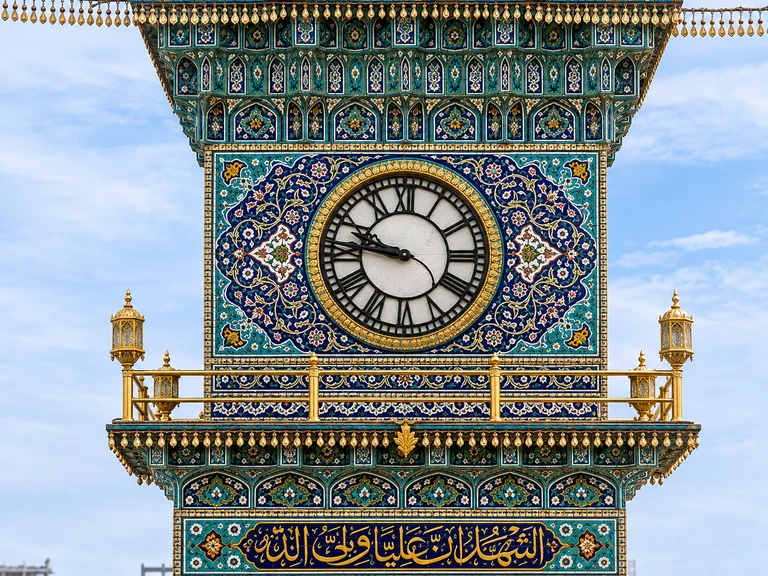
#> input picture design/owner-v130-shrine-clock/ImamAliClock-APP-768w.webp, 768 x 576 px
$ python generate_owner_v130_shrine_clock.py
#> lines starting #> are read from the running program, lines starting #| are printed output that depends on the picture; after the words box and inside, x2 and y2 are one past the last pixel; in counts of white or black regions, pixels touching at a corner belong together
#!/usr/bin/env python3
"""Rebuild only the photographed dial's hand-covered pixels; never modify shrine geometry.

Input is the exact 768x576 owner-approved handoff WebP (Git blob 244e8c1...).
The other owner-provided animated files are references, not runtime playback.
This one-time deterministic preparation creates the small static offline WebP;
the actual moving hands and selected light are implemented in HTML/SVG/JS.
"""
from pathlib import Path
import numpy as np
from PIL import Image, ImageDraw

ROOT = Path(__file__).resolve().parents[1]
SOURCE = ROOT / "design/owner-v130-shrine-clock/ImamAliClock-APP-768w.webp"
OUTPUT = ROOT / "app/src/main/assets/images/pmm_shrine_clock_clean.webp"

raw = np.asarray(Image.open(SOURCE).convert("RGB"))
#> raw is the input picture: shape (576, 768, 3); mean R, G, B 133, 143.4, 148.4
assert raw.shape == (576, 768, 3), raw.shape
out = raw.copy()
cx, cy = 404, 256

# The original physical hands extend beyond the inner ring into a small left arc.
# Replace only this obscured corridor with a mirror sample of the undamaged
# symmetrical Roman-clock band; frame, tile work and shrine are never painted.
mask_pil = Image.new("L", (768, 576), 0)
#> mask_pil: PIL image 768x576 L; every value is 0
draw = ImageDraw.Draw(mask_pil)
draw.polygon([(330, 224), (343, 228), (360, 234), (380, 243),
              (403, 249), (402, 264), (385, 260), (365, 253),
              (344, 248), (325, 242)], fill=255)
draw.line([(338, 252), (391, 258)], fill=255, width=7)
mask = np.asarray(mask_pil)
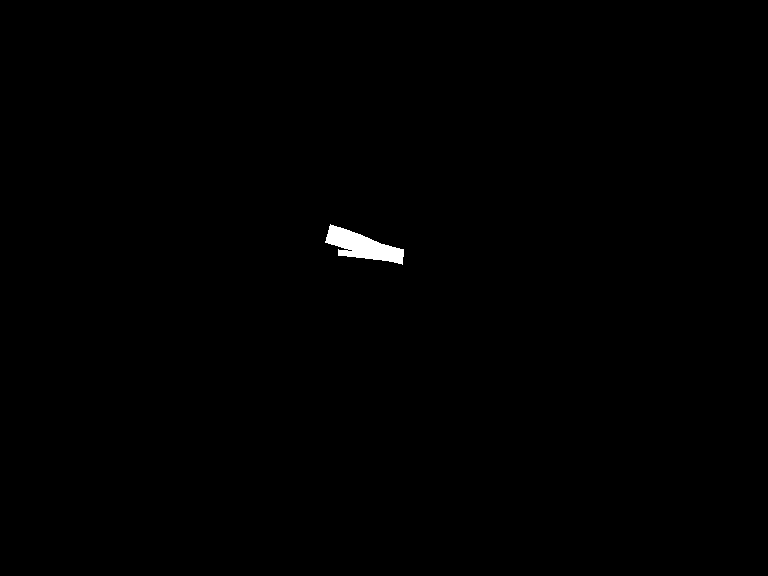
#> mask: shape (576, 768); 0.35% white; 1 white region, box (x1, y1, x2, y2) and area: (325, 224, 404, 265) 1552
ys, xs = np.nonzero(mask)
#> ys = 1552 values from 224 to 264; xs = 1552 values, max 403 at index 937, min 325 at index 449, mean 361.9
for y, x in zip(ys, xs):
    r2 = (x - cx) ** 2 + (y - cy) ** 2
    if 44 ** 2 <= r2 <= 77 ** 2:
        source_x = 2 * cx - x
        if 0 <= source_x < 768:
            out[y, x] = raw[y, source_x]
#> this loop made 1552 passes
#> (y, x, r2, source_x) on passes 11, 12, 13, 18, 19, 20, 21, 22, 23, 24, 25, 30: (226, 334, 5800, 474), (226, 335, 5661, 473), (226, 336, 5524, 472), (227, 333, 5882, 475), (227, 334, 5741, 474), (227, 335, 5602, 473), (227, 336, 5465, 472), (227, 337, 5330, 471), (227, 338, 5197, 470), (227, 339, 5066, 469), (227, 340, 4937, 468), (228, 333, 5825, 475)
#> (r2, source_x) on passes 63 to 68: (5860, 476), (5717, 475), (5576, 474), (5437, 473), (5300, 472), (5165, 471)
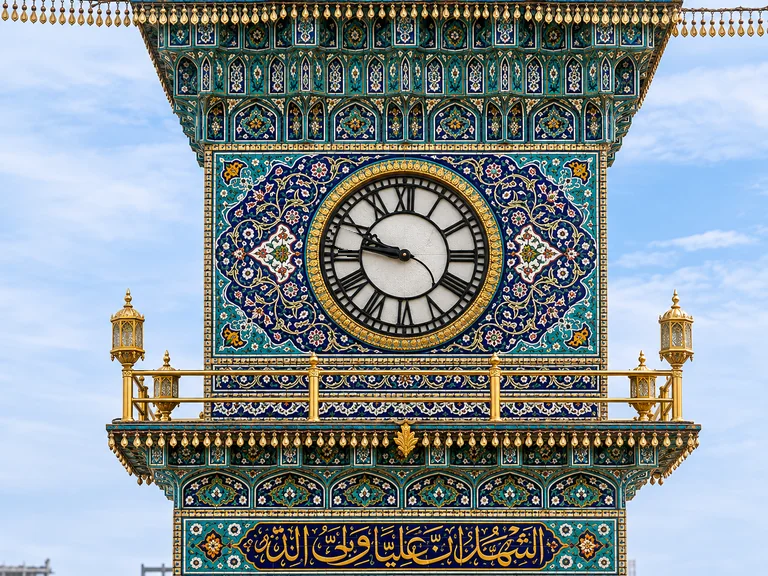
#> out: shape (576, 768, 3); 0.17% of pixels changed, all inside (x1, y1, x2, y2) = (329, 226, 365, 258)

# Restore central pale stone from clean photographed samples only.  The center
# is covered in the original by hour, minute and thin curved hands. Keep the
# original inner ring and its Roman numeral band surrounding this region.
rng = np.random.default_rng(421)
for y in range(210, 305):
    samples = []
    for x in range(409, 448):
        if (x - cx) ** 2 + (y - cy) ** 2 > 37 ** 2:
            continue
        px = raw[y, x].astype(int)
        if px.mean() > 165 and px.max() - px.min() < 30:
            samples.append(px)
    base = np.median(samples, axis=0) if samples else np.array([208, 211, 211])
    for x in range(355, 453):
        dist = ((x - cx) ** 2 + (y - cy) ** 2) ** .5
        if dist >= 44:
            continue
        alpha = min(1.0, max(0.0, (44 - dist) / 3.3))
        color = np.clip(base + (cx - x) * .05 + rng.normal(0, 1.4), 0, 255)
        out[y, x] = np.clip(raw[y, x] * (1 - alpha) + color * alpha, 0, 255).astype(np.uint8)
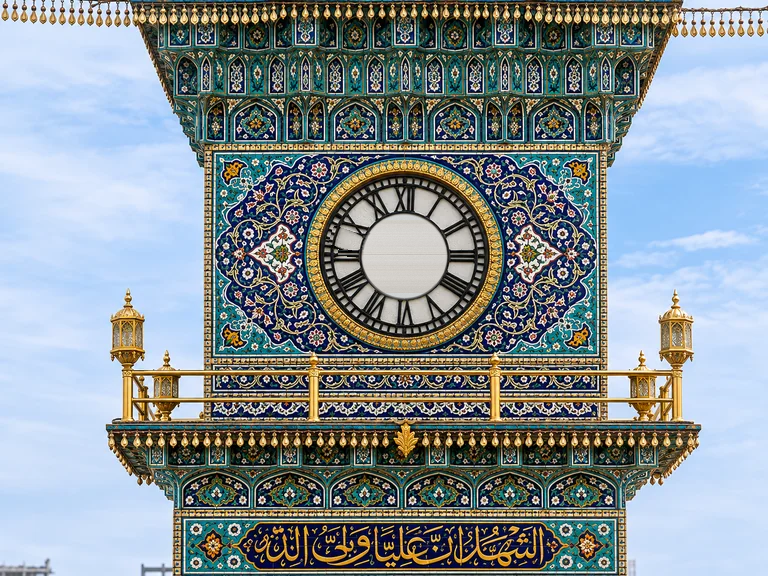
#> out: shape (576, 768, 3); 1.36% of pixels changed, all inside (x1, y1, x2, y2) = (361, 213, 448, 300)

# An exact outside-dial pixel check guarantees the architecture is unchanged
# before the final WebP compression. No permanent animation is baked in.
yy, xx = np.ogrid[:576, :768]
architecture = (xx - cx) ** 2 + (yy - cy) ** 2 > 79 ** 2
assert np.array_equal(out[architecture], raw[architecture]), "Outside clock modified"
OUTPUT.parent.mkdir(parents=True, exist_ok=True)
Image.fromarray(out, "RGB").save(OUTPUT, format="WEBP", quality=93, method=6)
assert OUTPUT.stat().st_size < 400_000, "Trial image should remain lightweight"
print("PASS: cleaned hand-only dial, original architecture preserved; WebP bytes:", OUTPUT.stat().st_size)
